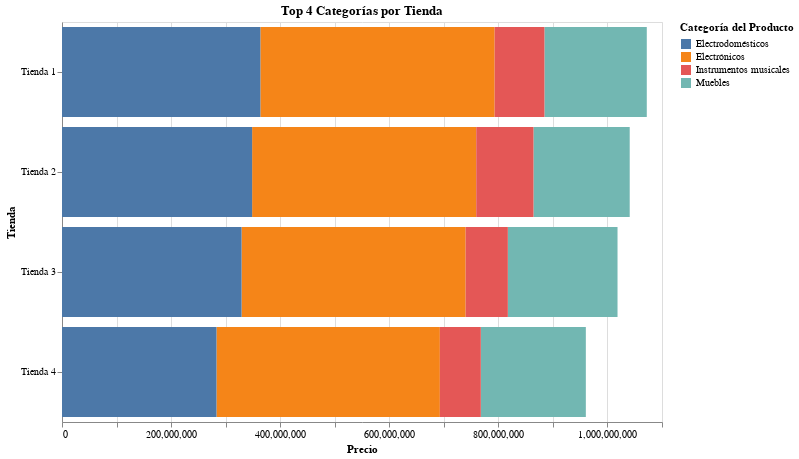

Here is the notebook cell this chart was saved with:
### Code cell
# de las 4 categorias mostrar sus valores y crear gráfico de barras horizontales según tiendas

import altair as alt

top_categories = sales_by_category.groupby('Tienda').apply(lambda x: x.nlargest(4, 'Precio')).reset_index(drop=True)

chart = alt.Chart(top_categories).mark_bar().encode(
    y=alt.Y('Tienda:N', sort='-x'),  # Sort bars by price in descending order
    x=alt.X('Precio:Q', title='Precio'),
    color='Categor\u00eda del Producto:N',
    tooltip=['Tienda', 'Categor\u00eda del Producto', 'Precio']
).properties(
    title='Top 4 Categorías por Tienda',
    width=600,
    height=400
)
chart

### Figure 1 — Vega-Lite specification as saved in the notebook (floating-point values rounded to 4 significant figures)
{"config": {"view": {"continuousWidth": 300, "continuousHeight": 300}}, "data": {"name": "data-59639e0d41b9fdab10bb5389c8fcc60f"}, "mark": {"type": "bar"}, "encoding": {"color": {"field": "Categoría del Producto", "type": "nominal"}, "tooltip": [{"field": "Tienda", "type": "nominal"}, {"field": "Categoría del Producto", "type": "nominal"}, {"field": "Precio", "type": "quantitative"}], "x": {"field": "Precio", "title": "Precio", "type": "quantitative"}, "y": {"field": "Tienda", "sort": "-x", "type": "nominal"}}, "height": 400, "title": "Top 4 Categorías por Tienda", "width": 600, "$schema": "https://vega.github.io/schema/vega-lite/v5.20.1.json", "datasets": {"data-59639e0d41b9fdab10bb5389c8fcc60f": [{"Tienda": "Tienda 1", "Categoría del Producto": "Electrónicos", "Precio": 429500000.0}, {"Tienda": "Tienda 1", "Categoría del Producto": "Electrodomésticos", "Precio": 363700000.0}, {"Tienda": "Tienda 1", "Categoría del Producto": "Muebles", "Precio": 187600000.0}, {"Tienda": "Tienda 1", "Categoría del Producto": "Instrumentos musicales", "Precio": 91300000.0}, {"Tienda": "Tienda 2", "Categoría del Producto": "Electrónicos", "Precio": 410800000.0}, {"Tienda": "Tienda 2", "Categoría del Producto": "Electrodomésticos", "Precio": 348600000.0}, {"Tienda": "Tienda 2", "Categoría del Producto": "Muebles", "Precio": 176400000.0}, {"Tienda": "Tienda 2", "Categoría del Producto": "Instrumentos musicales", "Precio": 105000000.0}, {"Tienda": "Tienda 3", "Categoría del Producto": "Electrónicos", "Precio": 410800000.0}, {"Tienda": "Tienda 3", "Categoría del Producto": "Electrodomésticos", "Precio": 329200000.0}, {"Tienda": "Tienda 3", "Categoría del Producto": "Muebles", "Precio": 201100000.0}, {"Tienda": "Tienda 3", "Categoría del Producto": "Instrumentos musicales", "Precio": 77380000.0}, {"Tienda": "Tienda 4", "Categoría del Producto": "Electrónicos", "Precio": 409500000.0}, {"Tienda": "Tienda 4", "Categoría del Producto": "Electrodomésticos", "Precio": 283300000.0}, {"Tienda": "Tienda 4", "Categoría del Producto": "Muebles", "Precio": 192500000.0}, {"Tienda": "Tienda 4", "Categoría del Producto": "Instrumentos musicales", "Precio": 75100000.0}]}}
